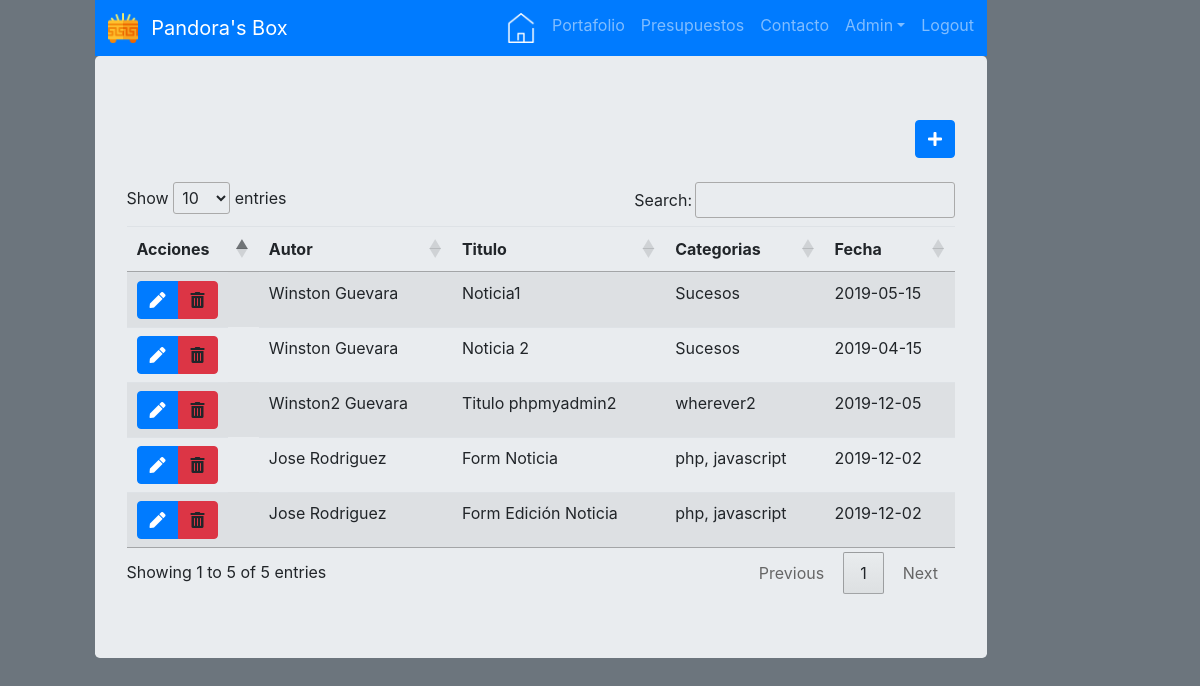
Page /news-list.php (signed in) on the committed database.
### tables this page shows
CREATE TABLE `noticias` (
  `id` int(11) NOT NULL,
  `autor` varchar(50) NOT NULL,
  `noticia` text NOT NULL,
  `fecha` date NOT NULL,
  `titulo` varchar(100) NOT NULL,
  `categoria` varchar(100) NOT NULL
);

### news-list.php (the view, shortened to what this page needs)
<?php include_once('./header.php'); ?>
<?php require_once('./backend/conexion.php'); ?>
<?php
$sql = "select * from noticias WHERE 1=1";
$res = mysqli_query($link, $sql);
?>
<div id="news-admin-list" class="jumbotron">
    <div class="row">
        <div class="col-md-12">
            <div class="float-right">
                <a class="btn btn-primary" id="projects-add" href="news-form.php">
                    <i class="fas fa-plus"></i>
                </a>
            </div>
        </div>
    </div>
    <br/>
    <table class="table table-striped" id="news-table">
        <thead>
        <tr>
            <th>Acciones</th>
            <th>Autor</th>
            <th>Titulo</th>
            <th>Categorias</th>
            <th>Fecha</th>
        </tr>
        </thead>
        <tbody id="news-admin-list-body">
        <?php while ($r = mysqli_fetch_assoc($res)) { ?>
            <tr>
                <td class="btn-group">
                    <a href="./news-form.php?id=<?= $r['id'] ?>" class="btn btn-primary">
                        <span class="fas fa-pen" aria-hidden="true"></span>
                    </a>
                    <a class="btn btn-danger" onclick="deleteProject(<?= $r['id'] ?>)">
                        <span class="fas fa-trash-alt" aria-hidden="true"></span>
                    </a>
                </td>
                <td><?= $r['autor'] ?></td>
                <td><?= $r['titulo'] ?></td>
                <td><?= $r['categoria'] ?></td>
                <td><?= $r['fecha'] ?></td>
            </tr>
        <?php } ?>
        </tbody>
    </table>
</div>
<?php include_once('./footer.php'); ?>

### estilos.css (style rules this page uses)
html, body { height: 100%; margin: 0; padding: 0; }

### rows in the picture
noticias: autor "Winston Guevara", titulo "Noticia1", categoria "Sucesos", fecha "2019-05-15"
noticias: autor "Winston Guevara", titulo "Noticia 2", categoria "Sucesos", fecha "2019-04-15"
noticias: autor "Winston2 Guevara", titulo "Titulo phpmyadmin2", categoria "wherever2", fecha "2019-12-05"
noticias: autor "Jose Rodriguez", titulo "Form Noticia", categoria "php, javascript", fecha "2019-12-02"
noticias: autor "Jose Rodriguez", titulo "Form Edición Noticia", categoria "php, javascript", fecha "2019-12-02"
